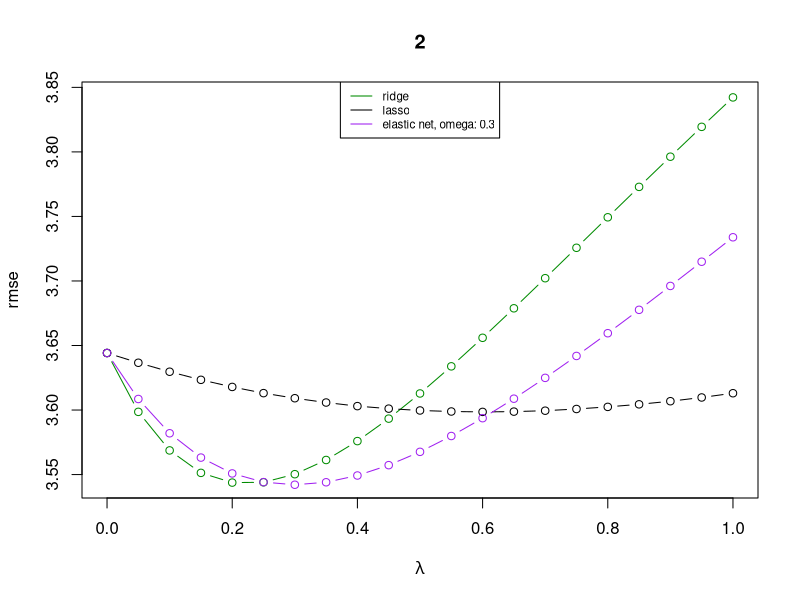
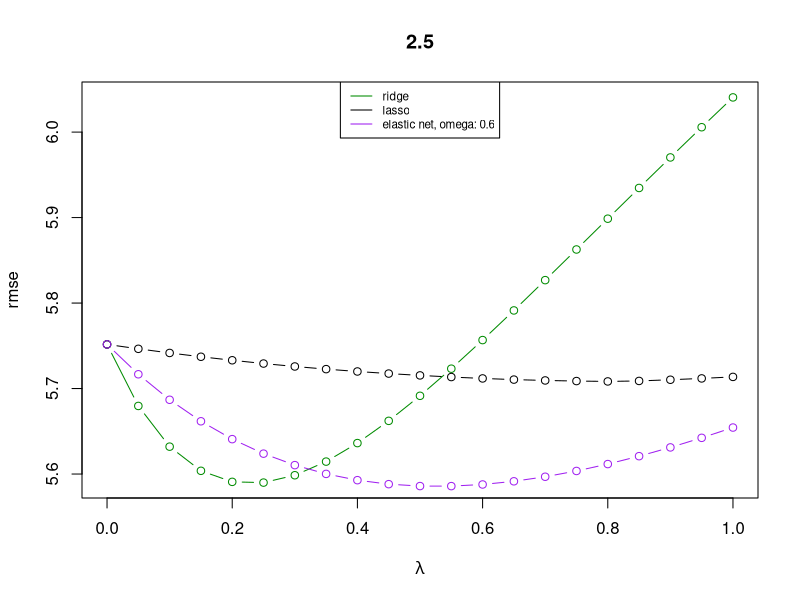
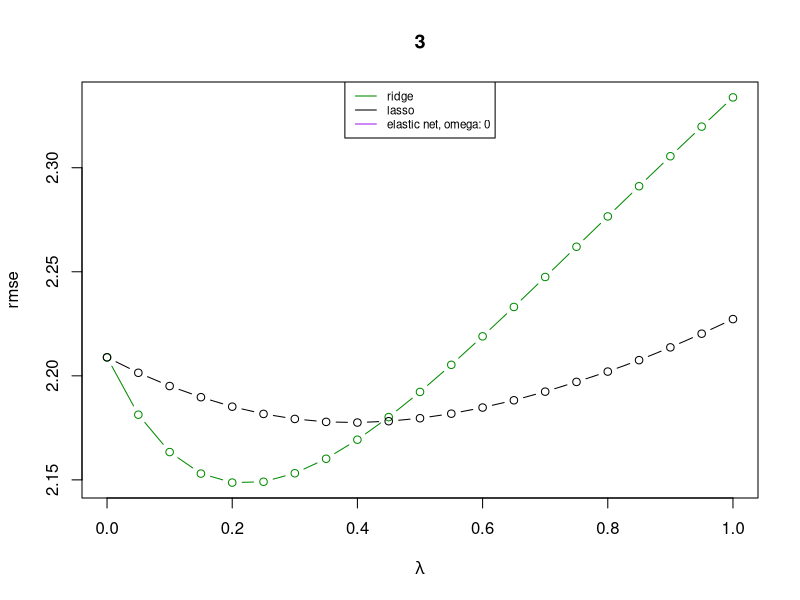
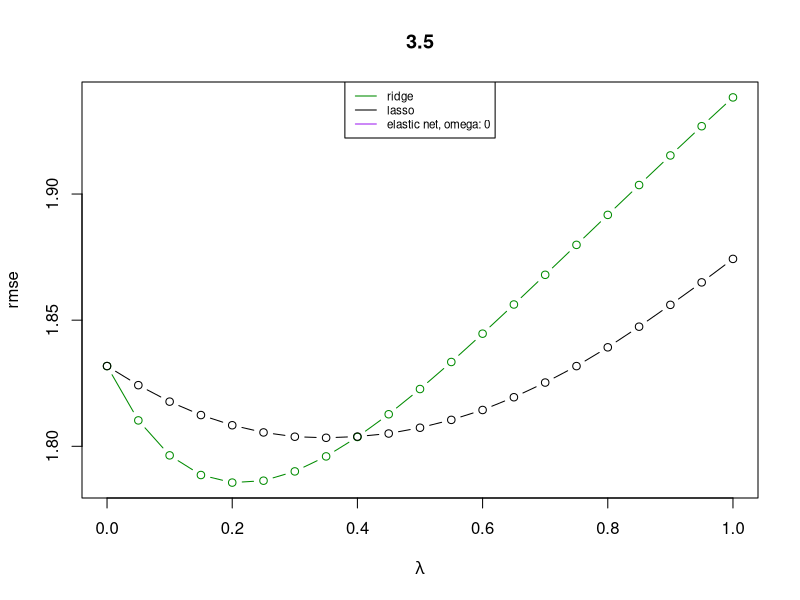
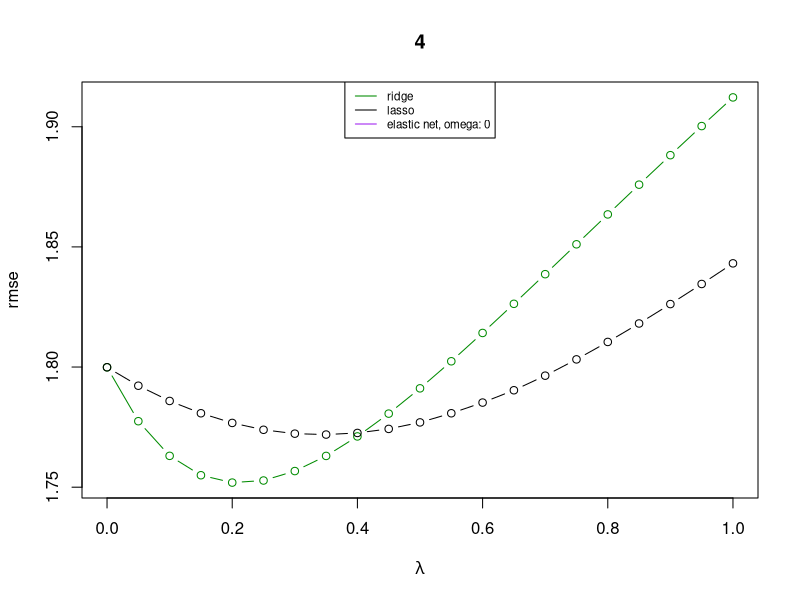
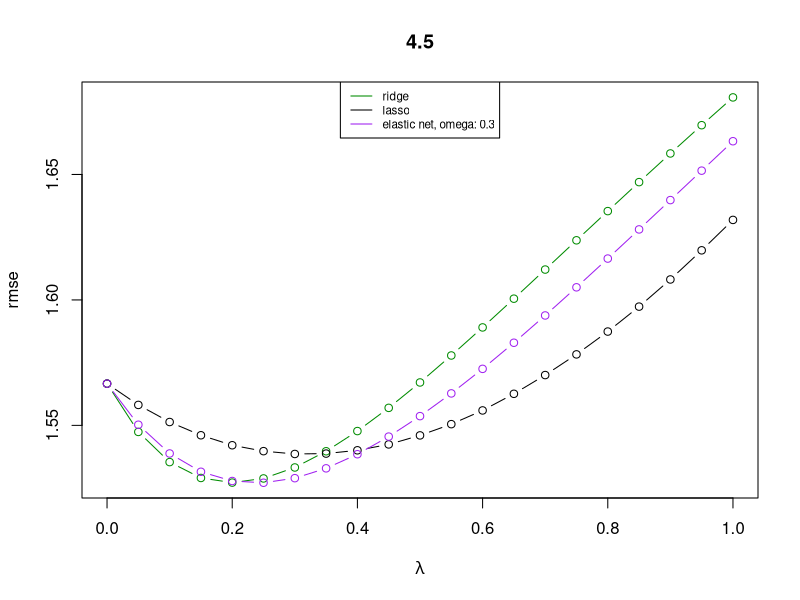
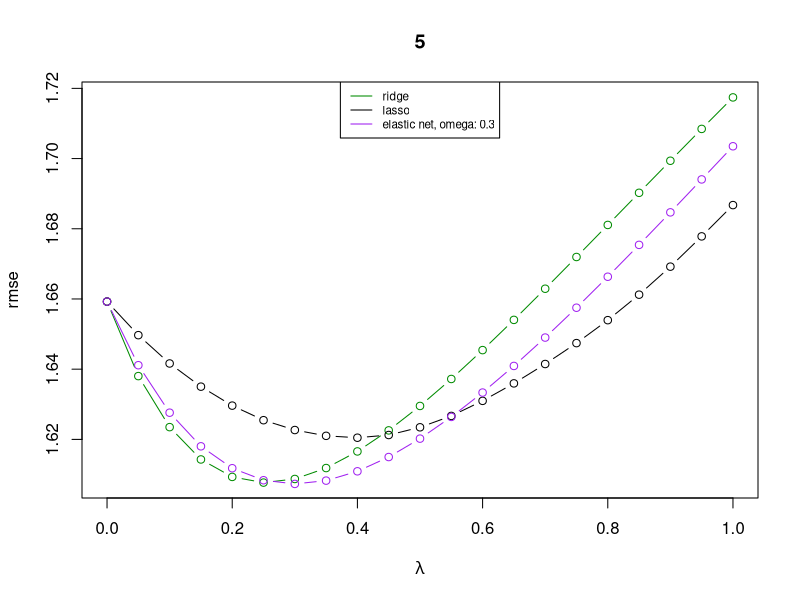
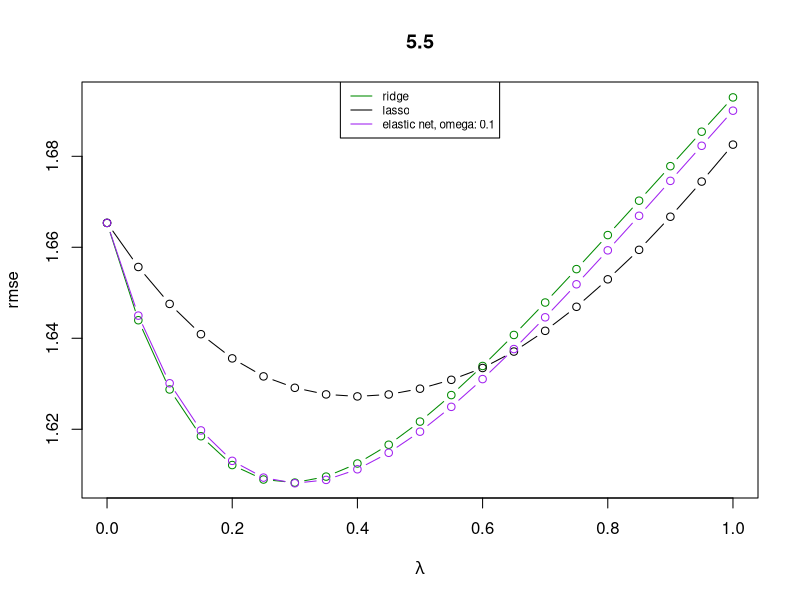

The R script that drew these images, in order:
## ---- chunk 1
knitr::opts_chunk$set(echo = TRUE)
## ---- chunk 2
rm(list=ls())# Remove objects from enviornment
library(xtable)
#### function to obtain optimal alpha
dd.alpha<-function(Z, alpha, cut.t){
  MSE_alpha<-rep(0, length(alpha))
  MAE_alpha<-rep(0, length(alpha))
  t<-length(Z)
  for(a in 1:length(alpha)){
    s<-mean(Z[1:cut.t])
    error<-rep(0, t)
    for(i in 1:t){
      error[i]<-Z[i]-s
      s<-alpha[a]*Z[i]+(1-alpha[a])*s
    }
    MSE_alpha[a]<-mean(error[-(1:cut.t)]^2)
  }
  alpha.opt1<-alpha[which.min(MSE_alpha)]
  return(alpha.opt1)
}
## ---- chunk 3
###### given certain alpha, alpha_e, lambda value, we can caculate rmse, 
###### mae, forecast value
dd.reg<-function(Z, alpha, cut.t, lambda, omega){
  s<-mean(Z[1:cut.t])
  s.elastic<-sign(s)*max(abs(s)-omega*lambda, 0)/(1+(1-omega)*lambda)
  t<-length(Z)
  error<-rep(0, t)
  for(i in 1:t){
    error[i]<-Z[i]-s.elastic
    s<-alpha*Z[i]+(1-alpha)*s
    s.elastic<-sign(s)*max(abs(s)-omega*lambda, 0)/(1+(1-omega)*lambda)
  }
  rmse<-sqrt(mean(error[-(1:cut.t)]^2))
  mae<-mean(abs(error[-(1:cut.t)]))
  return(c(rmse, mae, s, s.elastic))
}
## ---- chunk 4
set.seed(8050)
df=seq(2, 6, 0.5)
Z<-list()
for(i in 1:length(df)){
 lag.start<-rt(3, df[i])
 at<-rt(11000, df[i])
 Zt<-c(lag.start, rep(0, 11000))
 phi1<-(1/2+1/3+1/4)
 phi2<--(1/6+1/12+1/8)
 phi3<-1/24
 phi<-c(phi1, phi2, phi3)
 for(j in 4:length(Zt)){
   Zt[j]<-phi1*Zt[j-1]+phi2*Zt[j-2]+phi3*Zt[j-3]+at[j-3]
 }
 Z[[i]]<-Zt[4:length(Zt)]
 }
lag.start<-rnorm(3, 0, 1)
at<-rnorm(11000, 0, 1)
Zt<-c(lag.start, rep(0, 11000))
phi1<-(1/2+1/3+1/4)
phi2<--(1/6+1/12+1/8)
phi3<-1/24
phi<-c(phi1, phi2, phi3)
for(j in 4:length(Zt)){
  Zt[j]<-phi1*Zt[j-1]+phi2*Zt[j-2]+phi3*Zt[j-3]+at[j-3]
}
n<-3000
Z.use<-tail(Z[[1]], n)
for(d in 2:length(df)){
  Z.use<-data.frame(Z.use, tail(Z[[d]], n))
}
Z.norm<-Zt[4:length(Zt)]
Z.use<-data.frame(Z.use, tail(Z.norm, n))
data.ar<-Z.use
y<-Z.use
## ---- chunk 5
lambda.opt<-rep(0, ncol(Z.use))
omega.opt<-rep(0, ncol(Z.use))
rmse.opt<-rep(0, ncol(Z.use))
mae.opt<-rep(0, ncol(Z.use))
rmse.usual<-rep(0, ncol(Z.use))
mae.usual<-rep(0, ncol(Z.use))
fore.opt<-rep(0, ncol(Z.use))
fore.opt.elastic<-rep(0, ncol(Z.use))
omega<-seq(0, 1, 0.1)
lambda<-seq(0, 1, 0.05)
Z.names<-c(as.character(df), "norm")
alpha.opt<-rep(0, ncol(Z.use))
for(j in 1:ncol(Z.use)){
  rmse<-matrix(0, nrow=length(omega), ncol=length(lambda))
  mae<-matrix(0, nrow=length(omega), ncol=length(lambda))
  fore<-matrix(0, nrow=length(omega), ncol=length(lambda))
  fore.elastic<-matrix(0, nrow=length(omega), ncol=length(lambda))
  Z<-Z.use[, j]
  alpha.opt[j]<-dd.alpha(Z, alpha=seq(0.3, 0.6, 0.01), cut.t=2000)
  for(a in 1:length(omega)){
    for(l in 1:length(lambda)){
      result<-dd.reg(Z, alpha.opt[j], 2000, lambda[l], omega[a])
      rmse[a, l]<-result[1]
      fore[a, l]<-result[3]
      fore.elastic[a, l]<-result[4]
      mae[a, l]<-result[2]
    }
  }
  index.omega<-which.min(apply(rmse, 1, min))
  omega.opt[j]<-omega[index.omega]
  lambda.opt[j]<-lambda[which.min(rmse[index.omega, ])]
  rmse.opt[j]<-min(rmse)
  mae.opt[j]<-mae[index.omega, which.min(rmse[index.omega, ])]
  rmse.usual[j]<-rmse[1, 1]
  mae.usual[j]<-mae[1, 1]
  fore.opt[j]<-fore[index.omega, which.min(rmse[index.omega, ])]
  fore.opt.elastic[j]<-fore.elastic[index.omega, which.min(rmse[index.omega, ])]
  plot(lambda, rmse[1,], type="b", col="green4", main=Z.names[j], ylab="rmse",
       xlab=expression(lambda))
  lines(lambda, rmse[length(omega),], type="b")
  if(index.omega!=0 & index.omega!=1)
   lines(lambda, rmse[index.omega,], type="b", col="purple")
  legend("top",c("ridge", "lasso", paste("elastic net, omega:", omega.opt[j])),
        lty=c(1,1,1),lwd=c(1, 1, 1),pt.cex=5, col=c("green4", "black", "purple"),
        cex=0.7)
}
rho.cal<-function(y){
  rho<-cor(y-mean(y), sign(y-mean(y)))
  return(rho)
}
rho<-apply(Z.use, 2, rho.cal)
rho.e<-mae.usual/rmse.usual
nu<-rho.e
for(j in 1:length(rho.e)){
  if(rho.e[j]<=0.79){
    fun <- function (x) rho.e[j]*(x-1)*beta(x/2,1/2)-2*sqrt(x-2)
    nu[j] <- uniroot(fun, c(2, 100))$root
  }
  else nu[j]<-NA
}
rho.elastic<-mae.opt/rmse.opt
nu.elastic<-rho.elastic
for(j in 1:length(rho)){
  if(rho.elastic[j]<=0.79){
    fun <- function (x) rho.elastic[j]*(x-1)*beta(x/2,1/2)-2*sqrt(x-2)
    nu.elastic[j] <- uniroot(fun, c(2, 100))$root
  }
  else nu.elastic[j]<-NA
}
## ---- chunk 6
summary.usual<-data.frame(rho, rmse.usual, mae.usual, rho.e, nu)
summary.elastic<-data.frame(rho, omega.opt, lambda.opt, rmse.opt, mae.opt, 
                            rho.elastic, nu.elastic)
rownames(summary.usual)<-c(as.character(df), "norm")
rownames(summary.elastic)<-c(as.character(df), "norm")
## ---- chunk 7
CI.VaR.NP<-matrix(0, ncol=4, nrow=ncol(Z.use))
for(i in 1:(ncol(Z.use)-1)){
  CI.VaR.NP[i, ]<-c(fore.opt[i],fore.opt[i]+qt(0.025, df=nu[i])*
                      sqrt((nu[i]-2)/nu[i])*rmse.usual[i]/sqrt(2000),
                    fore.opt[i]+qt(0.975, df=nu[i])*
                      sqrt((nu[i]-2)/nu[i])*rmse.usual[i]/sqrt(2000),
                    fore.opt[i]+qt(0.01, df=nu[i])*sqrt((nu[i]-2)/nu[i])*rmse.usual[i])
}
CI.VaR.NP[ncol(Z.use), ]<-c(fore.opt[length(rho)],fore.opt[length(rho)]+qnorm(0.025, 0, 1)*
                              rmse.usual[length(rho)]/sqrt(2000),
                            fore.opt[length(rho)]+qnorm(0.975, 0, 1)*
                              rmse.usual[i]/sqrt(2000),
                            fore.opt[length(rho)]+qnorm(0.01, 0, 1)*
                              rmse.usual[i])

CI.VaR.P<-matrix(0, ncol=4, nrow=ncol(Z.use))
for(i in 1:(ncol(Z.use)-1)){
  CI.VaR.P[i, ]<-c(fore.opt.elastic[i],fore.opt.elastic[i]+
                     qt(0.025, df=nu.elastic[i])*
                     sqrt((nu.elastic[i]-2)/nu.elastic[i])*rmse.opt[i]/sqrt(2000),
                 fore.opt.elastic[i]+qt(0.975, df=nu.elastic[i])*
                   sqrt((nu.elastic[i]-2)/nu.elastic[i])*rmse.opt[i]/sqrt(2000),
                 fore.opt.elastic[i]+qt(0.01, df=nu.elastic[i])*
                   sqrt((nu.elastic[i]-2)/nu.elastic[i])*rmse.opt[i])
}
CI.VaR.P[ncol(Z.use),]<-c(fore.opt.elastic[length(rho)],
                           fore.opt.elastic[length(rho)]+qnorm(0.025, 0, 1)*
                              rmse.opt[length(rho)]/sqrt(2000),
                            fore.opt.elastic[length(rho)]+qnorm(0.975, 0, 1)*
                              rmse.opt[i]/sqrt(2000),
                            fore.opt.elastic[length(rho)]+qnorm(0.01, 0, 1)*
                              rmse.opt[i])
rownames(CI.VaR.NP)<-c(as.character(df), "norm")
colnames(CI.VaR.NP)<-c("forecasting mean","lower", "upper", "percentail forecasting")
rownames(CI.VaR.P)<-c(as.character(df), "norm")
colnames(CI.VaR.P)<-c("forecasting mean","lower", "upper", "percentail forecasting")
